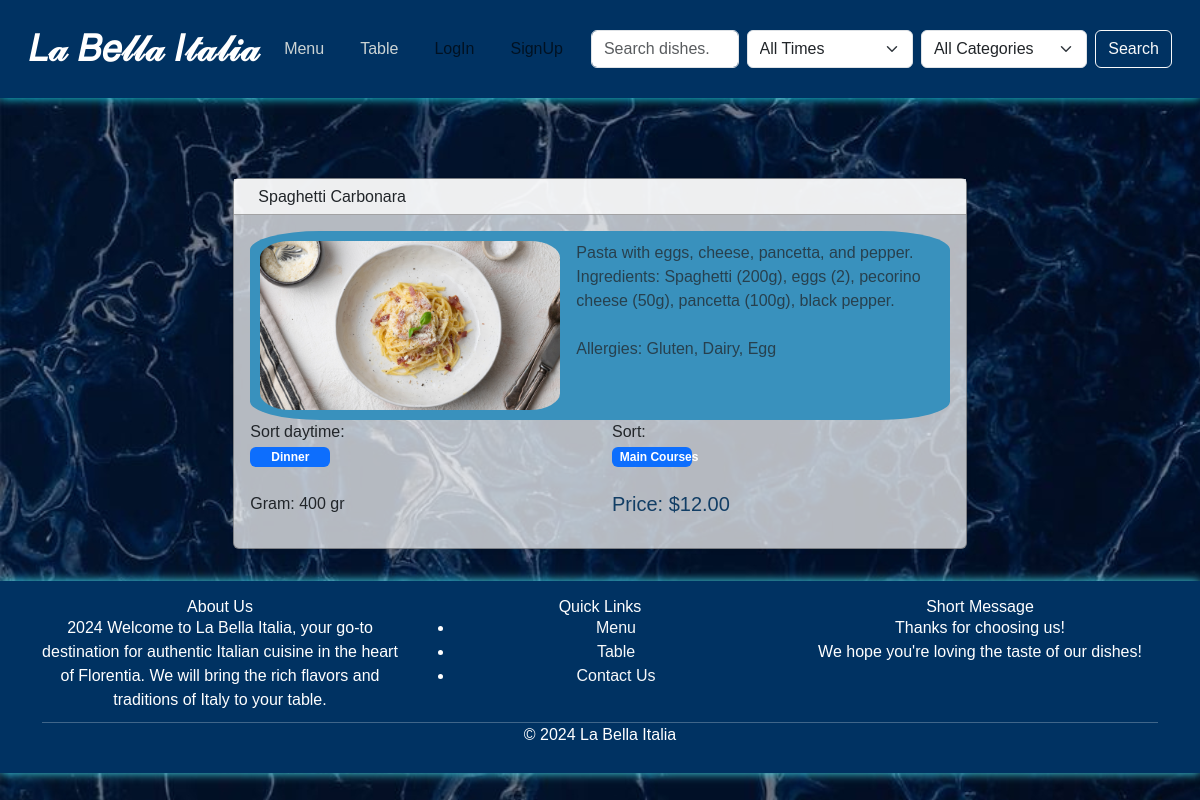
The page /dishes/1/ on the database its author committed.
### project/models.py (models this page shows, shortened)
class Dish(models.Model):
    SORTDT = [
        ("Breakfast", "breakfast"),
        ("Lunch", "lunch"),
        ("Dinner", "dinner")
    ]
    SORT = [
        ("Appetizers", "appetizers"),
        ("Main Courses", "main"),
        ("Side Dishes", "side"),
        ("Desserts", "desserts"),
        ("Beverages", "beverages"),
        ("Soups", "soups"),
        ("Salads", "salads")
    ]
    name = models.CharField(max_length=255)
    ingredients = models.TextField()
    gram = models.CharField(max_length=255)
    sort_daytime = models.CharField(max_length=15, choices=SORTDT, blank=True, null=True)
    sort = models.CharField(max_length=50, choices=SORT)
    allergies = models.ManyToManyField(Allergies)
    image = models.ImageField(upload_to='dish_img/', blank=True, null=True)

class Allergies(models.Model):
    name = models.CharField(max_length=50, unique=True)
    description = models.TextField(blank=True)

class DishPrice(models.Model):
    dish = models.ForeignKey(Dish, on_delete=models.CASCADE)
    price = models.DecimalField(max_digits=10, decimal_places=2)
    date = models.DateTimeField(auto_now_add=False)

### project/views.py (the view)
# urls.py: path('dishes/<int:pk>/', DishDetailView.as_view(), name='dish-detail'),
class DishDetailView(DetailView):
    model = Dish
    template_name = 'dish/dish_detail.html'
    context_object_name = 'dish'
    def get_context_data(self, **kwargs):
        context = super().get_context_data(**kwargs)
        dish = self.object
        latest_price = DishPrice.objects.filter(dish=dish).order_by('-date').first()
        context['latest_price'] = latest_price
        return context

### templates/dish/dish_detail.html (shortened to what this page needs)
{% extends 'base.html' %}
{% load static %}
{% block content %}
    <div class="container mt-5">
        <div class="row justify-content-center">
            <div class="col-md-8">
                <div class="card shadow-sm">
                    <div class="card-header bg-white">
                        <h2 class="mb-0">{{ dish.name }}</h2>
                    </div>
                    <div class="card-body">
                        <div class="image-container d-flex align-items-start">
                            {% if dish.image %}
                                <img src="{{ dish.image.url }}" alt="Dish image" class="image">
                            {% endif %}
                            <div class="text-container ms-3">
                                <p class="text-muted">{{ dish.ingredients }}</p>
                                <br>
                                <p class="text-muted">Allergies:
                                    {% if dish.allergies.all %}
                                        {% for allergy in dish.allergies.all %}
                                            {{ allergy.name }}{% if not forloop.last %}, {% endif %}
                                        {% endfor %}
                                    {% else %}
                                        None
                                    {% endif %}
                                </p>
                            </div>
                        </div>
                        <div class="row mb-3">
                            <div class="col-md-6">
                                <p class="mb-0">Sort daytime:</p>
                                <span style="width: 5rem;"
                                    {% if dish.sort_daytime == 'Dinner' %} class="badge text-bg-primary" {% endif %}
                                    >{{ dish.sort_daytime }}</span>
                            </div>
                            <div class="col-md-6">
                                <p class="mb-0">Sort:</p>
                                <span style="width: 5rem;"
                                    {% if dish.sort == 'Main Courses' %} class="badge text-bg-primary" {% endif %}
                                    >{{ dish.sort }}</span>
                            </div>
                            <div class="col-md-6">
                                <br>
                                <p class="mb-0">Gram: {{ dish.gram }} gr</p>
                            </div>
                            <div class="col-md-6">
                                <br>
                                {% if latest_price %}
                                    <h5 class="card-text" style="color: #123E65;">Price: ${{ latest_price.price }}</h5>
                                {% else %}
                                    <h5 class="card-text" style="color: #123E65;">Price: Not available</h5>
                                {% endif %}
                            </div>
                        </div>
                    </div>
                </div>
            </div>
            </div>
        </div>
{% endblock %}

### rows shown on the page
Dish: name "Spaghetti Carbonara", image (picture), ingredients "Pasta with eggs, cheese, pancetta, and pepper. Ingredients: Spaghetti (200g), eggs (2), pecorino cheese (50g), pancetta (100g), black pepper.", sort_daytime "Dinner", sort "Main Courses", gram "400"
Allergies: name "Gluten"
Allergies: name "Dairy"
Allergies: name "Egg"
DishPrice: price "12.00"
